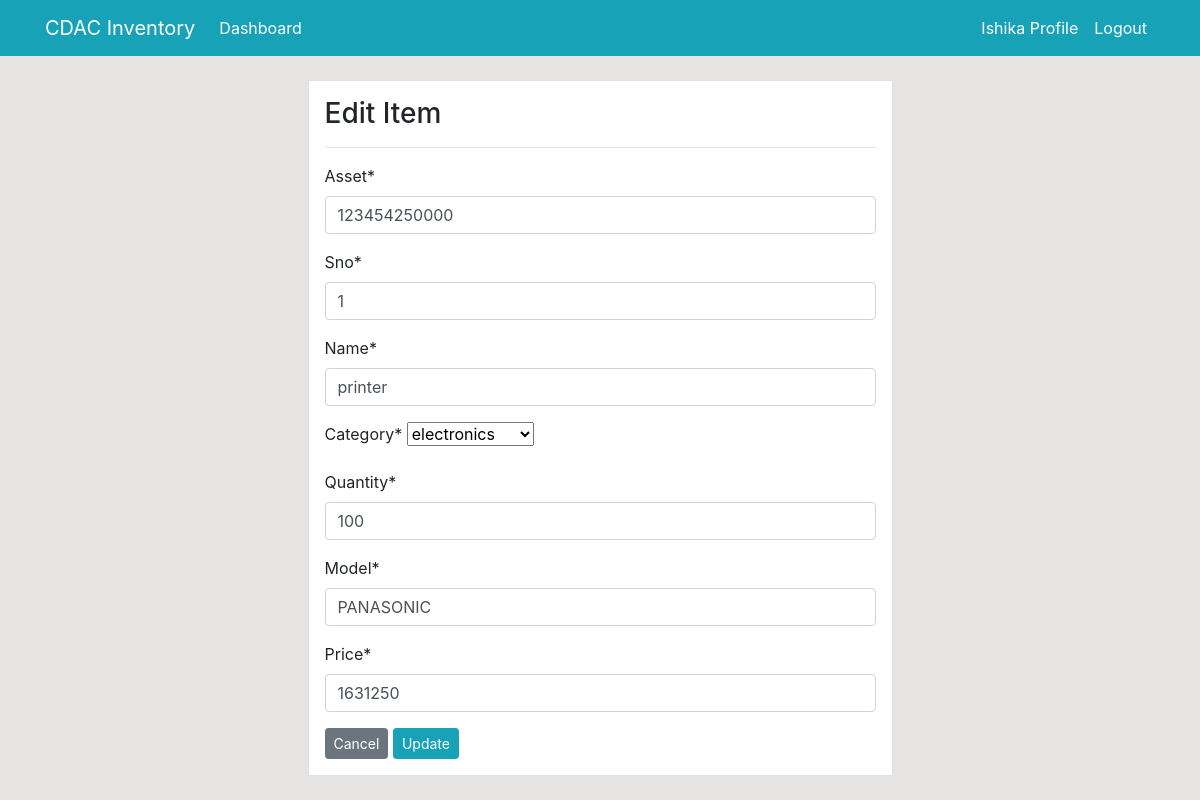
The page /product/update/24/ (signed in) on the database its author committed.
### dashboard/models.py (models this page shows, shortened)
class Product(models.Model):
    asset=models.CharField(max_length=30,null=True)
    sno=models.CharField(max_length=15,null=True)
    name=models.CharField(max_length=100,null=True)
    category=models.CharField(max_length=20,choices=category,null=True)
    quantity=models.PositiveIntegerField(null=True)
    model=models.CharField(max_length=300,null=True)
    barcode=models.ImageField(upload_to='images/',null=True)
    price=models.PositiveIntegerField(null=True)
    class Meta:
        verbose_name_plural='Product'

### dashboard/views.py (the view)
# urls.py: path('product/update/<int:pk>/',views.product_update,name='dashboard-product-update'),
@login_required
def product_update(request,pk):
    item=Product.objects.get(id=pk)
    if request.method=='POST':
        form=ProductForm(request.POST,instance=item)
        if form.is_valid():
            form.save()
            return redirect('dashboardproduct')
    else:
        form=ProductForm(instance=item)
    context={
        'form':form
    }
    return render(request,'dashboard/product_update.html',context)

### dashboard/forms.py
class ProductForm(forms.ModelForm):
    class Meta:
        model=Product
        fields=['asset','sno','name','category','quantity','model','price']

### template/dashboard/product_update.html (shortened to what this page needs)
{% extends 'partials/base.html' %}
{% load crispy_forms_tags %}
{% block content %}
<div class="row my-4">
    <div class="col-md-6 offset-md-3">
        <div class="border p-3 bg-white">
            <h3>Edit Item</h3>
            <hr>
            <form method="POST">
                {{ form|crispy }}
                <a class="btn btn-secondary btn-sm" href="{% url 'dashboardproduct' %}">Cancel</a>
                <input class="btn btn-info btn-sm" type="submit" value="Update">
            </form>
        </div>
    </div>
</div>
{% endblock %}

### template/partials/nav.html (shortened to what this page needs)
<nav class="navbar navbar-expand-lg navbar-info bg-info">
    {% if user.is_authenticated %}
    <div class="container">
        <a class="navbar-brand text-white" href="{% url 'dashboardindex'%}">CDAC Inventory</a>
        <div class="collapse navbar-collapse" id="navbarSupportedContent">
            <ul class="navbar-nav mr-auto">
                <li class="nav-item active">
                    <a class="nav-link text-white" href="{% url 'dashboardindex'%}">Dashboard </a>
                </li>
            </ul>
            <ul class="navbar-nav ml-auto">
                <li class="nav-item active">
                    <a class="nav-link text-white" href="{% url 'user-profile' %}">{{ user.username }} Profile </a>
                </li>
                <li class="nav-item">
                    <a class="nav-link text-white" href="{% url 'user-logout' %}">Logout</a>
                </li>
            </ul>
            {% endif %}
        </div>
    </div>
</nav>

### static/style.css (style rules this page uses)
body { background: rgb(230, 227, 227); }

### rows shown on the page
Product: asset "123454250000", sno "1", name "printer", category "electronics", quantity "100", model "PANASONIC", price "1631250"

### other values the page prints
{{ user.username }} "Ishika"
